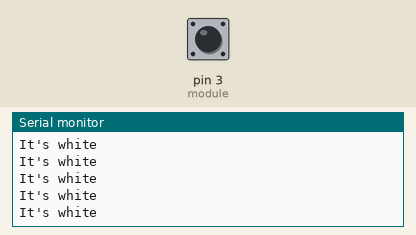
This sketch was run on a simulated Arduino Uno, built with avr-gcc and run on an emulated ATmega328P. On the bench: the last lines printed to the serial monitor. The test bench sets the inputs (shaded band); at power-on: pin 3 (module) LOW.

Above: at 1.2 s.
1.3 s: pin 3 (module) driven HIGH
At 1.9 s:
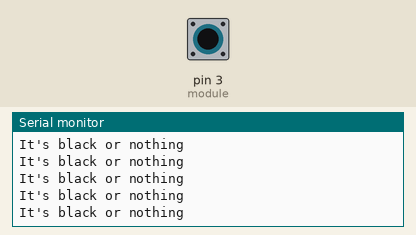
3.2 s: pin 3 (module) driven LOW
At 3.7 s:
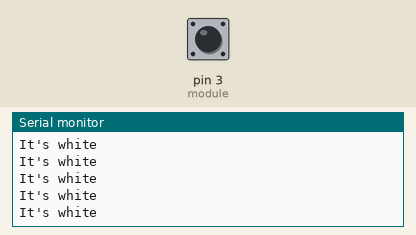
6.2 s: pin 3 (module) driven HIGH
At 7.1 s:
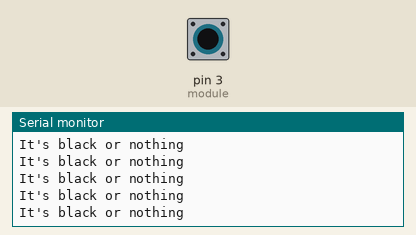
9.2 s: pin 3 (module) driven LOW
At 9.7 s:
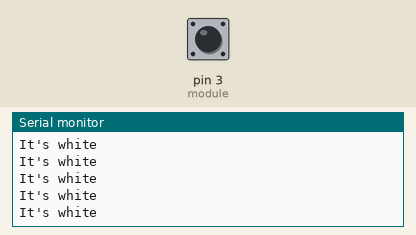
12.2 s: pin 3 (module) driven HIGH
At 12.7 s:
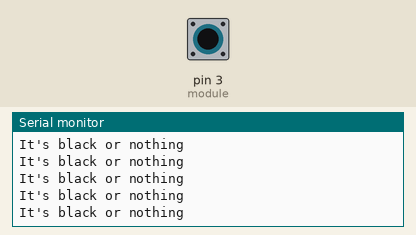

The sketch:

Photodiode.ino
```cpp
/* This example is about photodiode module.
 * The module is built with an infrared ray LED and a photodiode.
 * We treat the infrared ray LED as Transmitter and photodiode as Receiver.
 * This is because the LED will emit a ray that is not visible to our eyes and the photodiode will receive it
   The module that we are using is shown as picture in the same file and the connection as well.

   RED WIRE = 5V
   BLACK WIRE = Ground
   WHITE WIRE = Digital Pin 3;

  The right side of potentiometer is varying the sentivity of the module. The more the sentivity, the longer the distance of detection.
  For the left side of potentiometer, tune it to average.

  You can try using the module to sense white and black surface to see the output's difference.
  The black surface will give you an output ONE as black is a good absorber. Thus, there is no infrared ray reflected.
  For white surface, it is contraditory with black surface.
 */
int module = 3;
int value;

void setup() {
  pinMode(module, INPUT);
  Serial.begin(9600);
}

void loop() {
  value = digitalRead(module);

  if (value == 1) //When the module is sensing black surface
  {
    Serial.println("It's black or nothing");//do anything you want to do when it senses black
  }
  else //When the module is sensing white surface
  {
    Serial.println("It's white");//do anything you want to do when it senses white
  }
}
```

Measured:
- after the input at 1.3 s, the serial monitor: prints a new line after 0.07 s (image 1)
